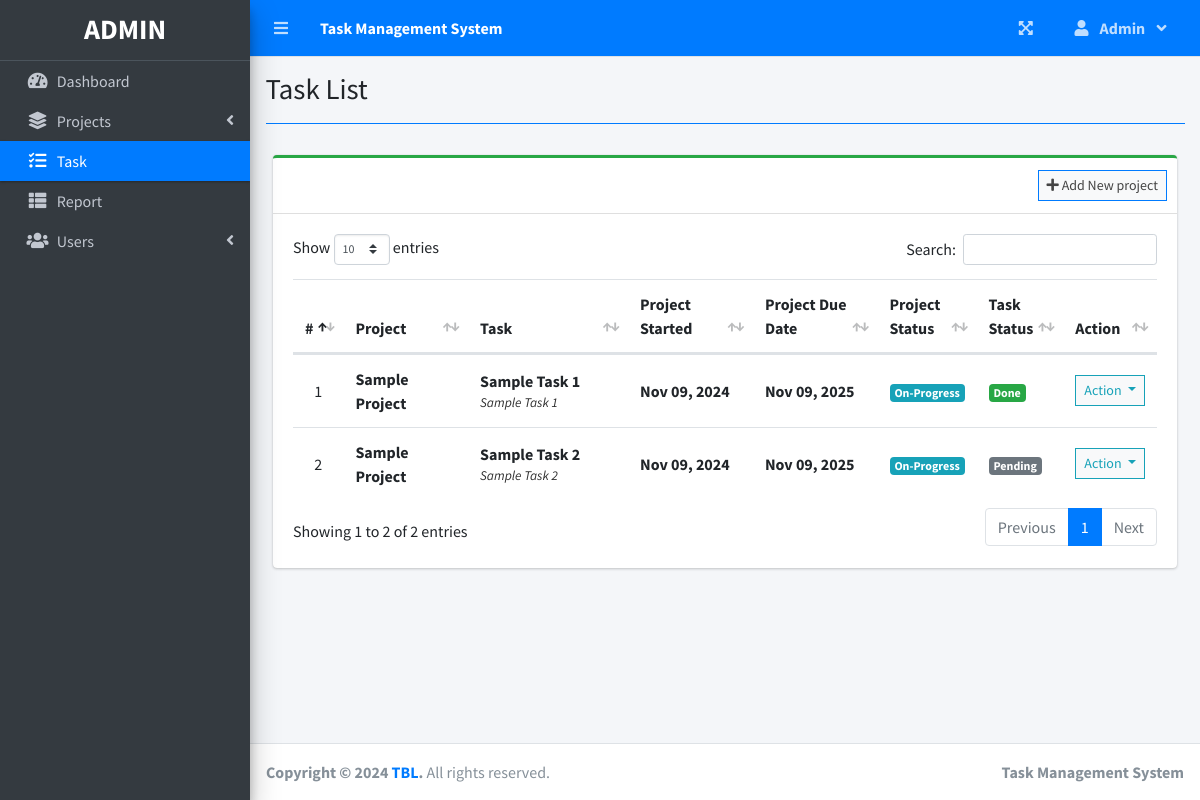
The app's page /index.php?page=task_list (signed in) with its own data.
### tables this page shows
CREATE TABLE `task_list` (
  `id` int(30) NOT NULL,
  `project_id` int(30) NOT NULL,
  `task` varchar(200) NOT NULL,
  `description` text NOT NULL,
  `status` tinyint(4) NOT NULL,
  `date_created` datetime NOT NULL DEFAULT current_timestamp()
);

CREATE TABLE `project_list` (
  `id` int(30) NOT NULL,
  `name` varchar(200) NOT NULL,
  `description` text NOT NULL,
  `status` tinyint(2) NOT NULL,
  `start_date` date NOT NULL,
  `end_date` date NOT NULL,
  `manager_id` int(30) NOT NULL,
  `user_ids` text NOT NULL,
  `date_created` datetime NOT NULL DEFAULT current_timestamp()
);

### task_list.php (the view, shortened to what this page needs)
<?php include'db_connect.php' ?>
<div class="col-lg-12">
	<div class="card card-outline card-success">
		<div class="card-header">
			<div class="card-tools">
				<a class="btn btn-block btn-sm btn-default btn-flat border-primary" href="./index.php?page=new_project"><i class="fa fa-plus"></i> Add New project</a>
			</div>
		</div>
		<div class="card-body">
			<table class="table tabe-hover table-condensed" id="list">
				<colgroup>
					<col width="5%">
					<col width="15%">
					<col width="20%">
					<col width="15%">
					<col width="15%">
					<col width="10%">
					<col width="10%">
					<col width="10%">
				</colgroup>
				<thead>
					<tr>
						<th class="text-center">#</th>
						<th>Project</th>
						<th>Task</th>
						<th>Project Started</th>
						<th>Project Due Date</th>
						<th>Project Status</th>
						<th>Task Status</th>
						<th>Action</th>
					</tr>
				</thead>
				<tbody>
					<?php
					$i = 1;
					$where = "";
					$stat = array("Pending","Started","On-Progress","On-Hold","Over Due","Done");
					$qry = $conn->query("SELECT t.*,p.name as pname,p.start_date,p.status as pstatus, p.end_date,p.id as pid FROM task_list t inner join project_list p on p.id = t.project_id $where order by p.name asc");
					while($row= $qry->fetch_assoc()):
						$trans = get_html_translation_table(HTML_ENTITIES,ENT_QUOTES);
						unset($trans["\""], $trans["<"], $trans[">"], $trans["<h2"]);
						$desc = strtr(html_entity_decode($row['description']),$trans);
						$desc=str_replace(array("<li>","</li>"), array("",", "), $desc);
		                $cprog = $conn->query("SELECT * FROM task_list where project_id = {$row['pid']} and status = 3")->num_rows;
		                $prod = $conn->query("SELECT * FROM user_productivity where project_id = {$row['pid']}")->num_rows;
		                if($row['pstatus'] == 0 && strtotime(date('Y-m-d')) >= strtotime($row['start_date'])):
		                if($prod  > 0  || $cprog > 0)
		                  $row['pstatus'] = 2;
		                else
		                  $row['pstatus'] = 1;
		                elseif($row['pstatus'] == 0 && strtotime(date('Y-m-d')) > strtotime($row['end_date'])):
		                $row['pstatus'] = 4;
		                endif;
					?>
					<tr>
						<td class="text-center"><?php echo $i++ ?></td>
						<td>
							<p><b><?php echo ucwords($row['pname']) ?></b></p>
						</td>
						<td>
							<p><b><?php echo ucwords($row['task']) ?></b></p>
							<p class="truncate"><?php echo strip_tags($desc) ?></p>
						</td>
						<td><b><?php echo date("M d, Y",strtotime($row['start_date'])) ?></b></td>
						<td><b><?php echo date("M d, Y",strtotime($row['end_date'])) ?></b></td>
						<td class="text-center">
							<?php
							  if($stat[$row['pstatus']] =='Pending'){
							  	echo "<span class='badge badge-secondary'>{$stat[$row['pstatus']]}</span>";
							  }elseif($stat[$row['pstatus']] =='Started'){
							  	echo "<span class='badge badge-primary'>{$stat[$row['pstatus']]}</span>";
							  }elseif($stat[$row['pstatus']] =='On-Progress'){
							  	echo "<span class='badge badge-info'>{$stat[$row['pstatus']]}</span>";
							  }elseif($stat[$row['pstatus']] =='On-Hold'){
							  	echo "<span class='badge badge-warning'>{$stat[$row['pstatus']]}</span>";
							  }elseif($stat[$row['pstatus']] =='Over Due'){
							  	echo "<span class='badge badge-danger'>{$stat[$row['pstatus']]}</span>";
							  }elseif($stat[$row['pstatus']] =='Done'){
							  	echo "<span class='badge badge-success'>{$stat[$row['pstatus']]}</span>";
							  }
							?>
						</td>
						<td>
                        	<?php
                        	if($row['status'] == 1){
						  		echo "<span class='badge badge-secondary'>Pending</span>";
                        	}elseif($row['status'] == 2){
						  		echo "<span class='badge badge-primary'>On-Progress</span>";
                        	}elseif($row['status'] == 3){
						  		echo "<span class='badge badge-success'>Done</span>";
                        	}
                        	?>
                        </td>
						<td class="text-center">
							<button type="button" class="btn btn-default btn-sm btn-flat border-info wave-effect text-info dropdown-toggle" data-toggle="dropdown" aria-expanded="true">
		                      Action
		                    </button>
						</td>
					</tr>
				<?php endwhile; ?>
				</tbody>
			</table>
		</div>
	</div>
</div>

### task_list.php (style rules this page uses)
table p { margin: unset !important; }
table td { vertical-align: middle !important }

### records on screen
task_list: project_list.name "Sample Project", task "Sample Task 1", description "Sample Task 1", project_list.start_date "Nov 09, 2024", project_list.end_date "Nov 09, 2025", pstatus "On-Progress", status "Done"
task_list: project_list.name "Sample Project", task "Sample Task 2", description "Sample Task 2", project_list.start_date "Nov 09, 2024", project_list.end_date "Nov 09, 2025", id "On-Progress", status "Pending"

### other values on screen
$_SESSION['system']['name'] "Task Management System"
$_SESSION['login_firstname'] "Admin"
$title "Task List"
